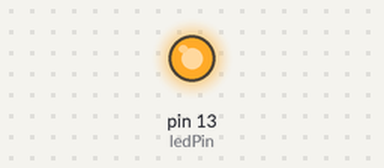
The sketch below on a simulated Arduino Uno, built with avr-gcc and run on an emulated ATmega328P. On the bench: output pins drawn as LEDs (lit = HIGH). What the sketch prints to the serial monitor is not drawn.

Above: at 0.2 s.
At 14.5 s:
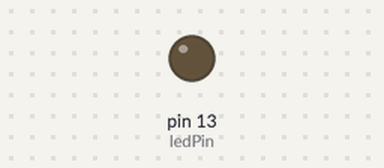
Timing chart, 0 to 19.8 s (numbered marks = the images above):
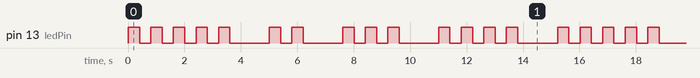

Measured:
- by itself, pin 13 (ledPin): moves between LOW and HIGH, repeating every 15.2 s
- by itself, everything shown: repeats every 15.2 s, in 28 steps

The sketch:

ProgrammingTutorial2.ino
```cpp
const int ledPin = 13;

int numOfBlinks[] = {1, 2, 3, 4}; //Declares an integer Array, the values within the array may be changed bu the length of the array may not be changed once declared
                                  //Arrays start at 0, meaning the 0 value is 1 and the 1 value, or first value is 2

void setup() {
  Serial.begin (9600);
  pinMode (ledPin, OUTPUT);

}

void loop() {
  int delayPeriod = 1000;

  numOfBlinks[0] = 5; //Changes the 0 value to 5 (so it goes from 1 to 5)
  int array2[10];     //Declares the integer array array2, specifies a length of 10 but leaves values to be determined
  char array3 [] = "Derek"; //Declares a character array array3, value of character array is D e r e k
  char *str = "Bananas"; //[UNSURE] the * declares a pointer to a memory address doing this is the alternative to writing char str[] = "Bananas"
  Serial.println (str);
  String myName = "Derek Bananas"; // Declares the string variable "Derek Bananas" string variables must be declared with ""
  Serial.println ("Name: " + myName); // Adds two strings and then prints two strings, this can only be done with the same type of data
  Serial.println (myName.length()); //Prints the length of myName
  Serial.println (myName.equals("Derek")); //Checks and prints if myName is equal to "Derek". 0 = false 1= true
  Serial.println (myName.equalsIgnoreCase("Derek")); // Checks and prints if myName is equal to "Derek" but ignores case. 0 = false 1= true
  Serial.println (myName.charAt (6)); //Checks and prints the character at index(location) 6 of the string array myName
  Serial.println (myName.indexOf('B')); //Checks and prints the index(location) of character 'B' in string array myName
  myName.remove (0, 6); //Starts at index 0 and removes 6 characters after, can be used with only the first parameter (would look like: myName.remove (0);)
  Serial.println (myName);
  myName.replace("nas", "s"); //Replaces the substring (chunk of characters) "nas" with "s"
  Serial.println (myName);
  Serial.println (myName.substring(0, 3)); //Starts at index 0 and and goes for 3 more indexes (this is a substring) and then prints.
                                           //Another explanation: if the variable myName were equal to "Banannas" this would grab the substring "Bana"
  myName.toUpperCase();                    //Makes all the characters in myName to upper case
  myName.toLowerCase();                    //Makes all the characters in myName to lower case
  String one = "1";                        //Declares the string variable one to be equal to "1"
  int num1 = one.toInt();                  //Declares an integer variable num1 to be equal to the value of string variable one
  int sum = num1 + num1;                   //Declares the integer varibale sum to be equal to num1 and num1
  Serial.println (sum);

  for (int i = 0; i < 5; i++) {           //Prints index 0 - 5 of array3 (Prints "Derek")
    Serial.print (array3[i]);
  }

  for (int i = 0; i < 4; i++) {
    blinkLED(numOfBlinks[i]);             //blinkLED carries the i index value of numOfBlink, this is used in a function right below
    delay (delayPeriod);

  }

}

void blinkLED (int numOfBlinks) {          //Blinks LED the same number of times as the value of numOfBlinks
  for (int j = 0; j < numOfBlinks; j++) {
    digitalWrite (ledPin, HIGH);
    delay (400);
    digitalWrite (ledPin, LOW);
    delay (400);
  }
}
```
